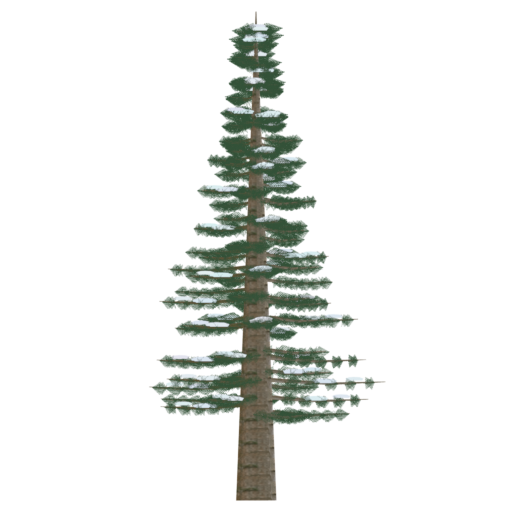
#> input picture art_source/blender/pc_environment/bake_pc_fir_1_lod0_1.png, 512 x 512 px, given in place of summit_clear_day_0.png, which was not available
$ python report_offmap.py
#> lines starting #> are read from the running program, lines starting #| are printed output that depends on the picture; pictures that were not available may be replaced by others from this repository, and a replacement may not be noted
"""Build a local before/after gallery and collect measured off-map evidence."""
import json
import hashlib
from pathlib import Path
from html import escape
from PIL import Image, ImageDraw

ROOT = Path(__file__).resolve().parents[1]
OUT = ROOT / "artifacts/offmap_v2"
NATIVE = ROOT / "artifacts/pc_environment"
BEFORE = NATIVE / "offmap_v2_before"
AFTER = NATIVE / "offmap_v2_final"


def read(path):
    return json.loads(path.read_text(encoding="utf-8-sig")) if path.exists() else None


# [65 lines left out: functions audit, compare_descents, provenance, not called in this run]


def main():
    OUT.mkdir(parents=True, exist_ok=True)
    views = sorted(p.name for p in AFTER.glob("*.png") if (BEFORE / p.name).exists())
    selected = ["summit_clear_day_0.png", "summit_clear_day_3.png", "descent_clear_day_1250_chase.png"]
    board = Image.new("RGB", (1920, 3 * 580), "#172431")
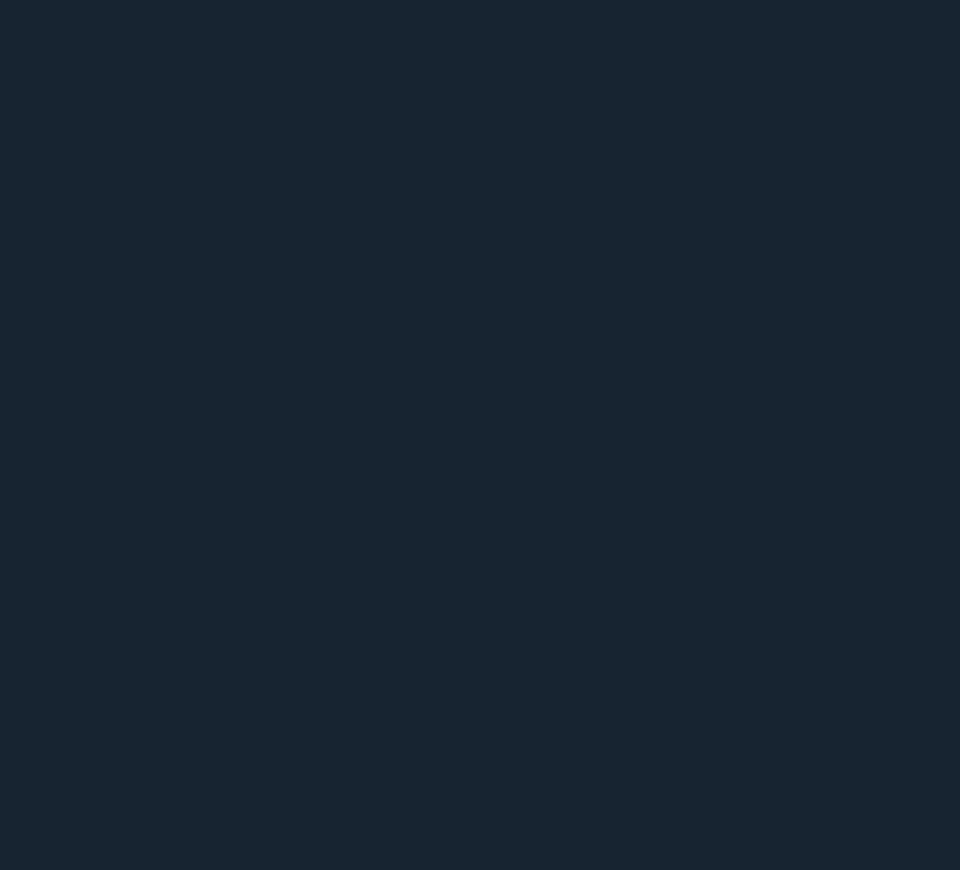
#> board: PIL image 1920x1740 RGB (shown at 1/2 size); mean R, G, B 23, 36, 49
    draw = ImageDraw.Draw(board)
    for row, name in enumerate(selected):
        for col, folder in enumerate([BEFORE, AFTER]):
            with Image.open(folder / name) as source:
#> source is the input picture: PIL image 512x512 RGBA; mean R, G, B, A 14, 17, 13.6, 33.2
                picture = source.convert("RGB").resize((960, 540), Image.Resampling.LANCZOS)
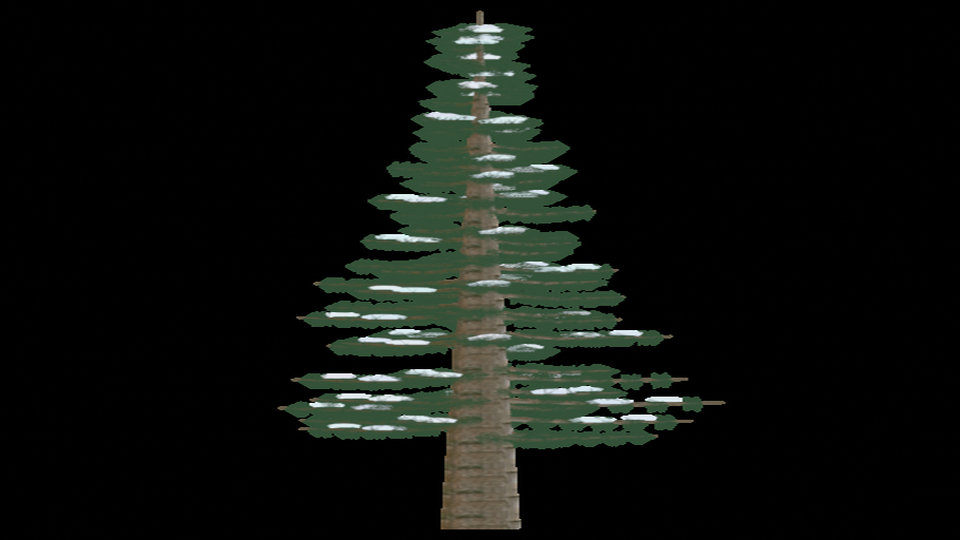
#> picture: PIL image 960x540 RGB; mean R, G, B 14.1, 17.1, 13.6
            board.paste(picture, (col * 960, row * 580 + 40))
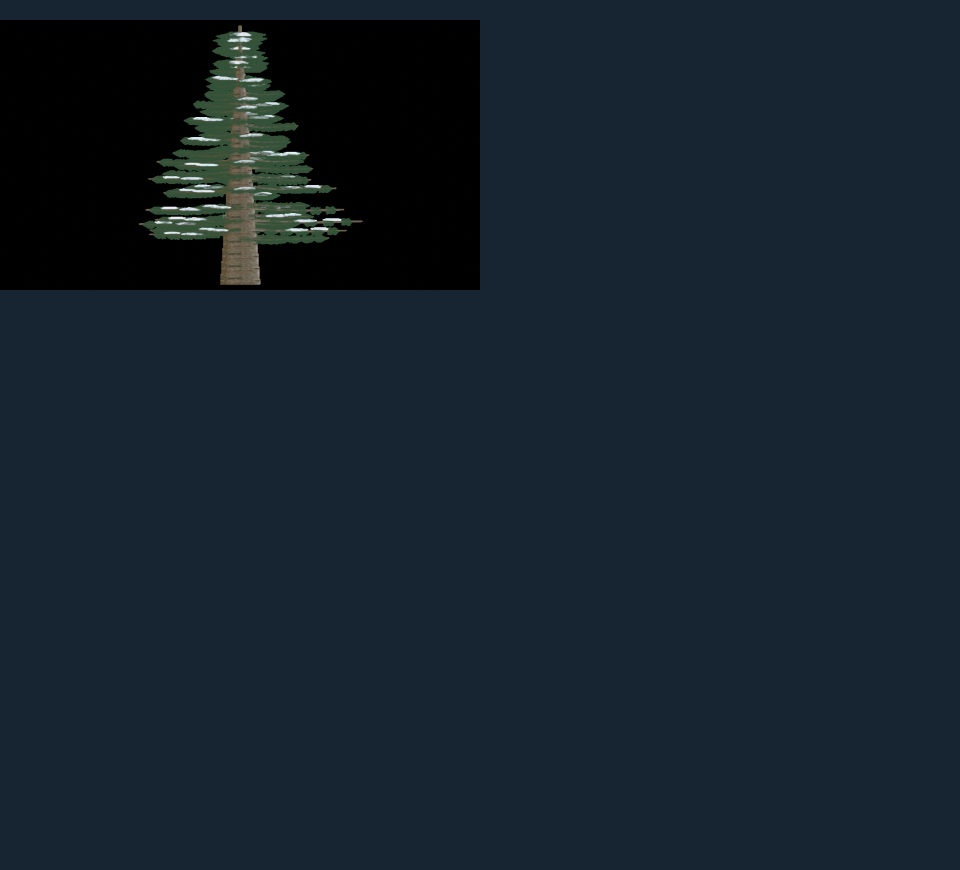
#> board: PIL image 1920x1740 RGB (shown at 1/2 size); mean R, G, B 21.6, 33.1, 43.5
            draw.text((col * 960 + 16, row * 580 + 12), ("Before" if col == 0 else "After") + " - " + name.removesuffix(".png"), fill="white")
#> pass 2 of the loop in main, `for row, name in enumerate(selected):`:
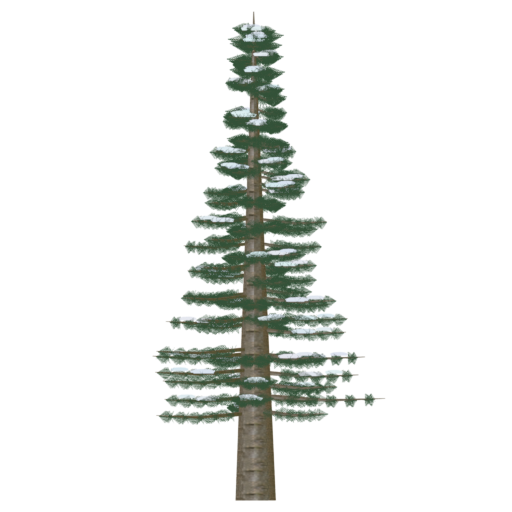
#> input picture art_source/blender/pc_environment/bake_pc_fir_1_lod0_3.png, 512 x 512 px, given in place of summit_clear_day_3.png, which was not available
#> in main, source is the input picture: PIL image 512x512 RGBA; mean R, G, B, A 13.7, 16.8, 13.3, 32.7
#> in main, `picture = source.convert("RGB").resize((960, 540), Image.Resampling.LA..`:
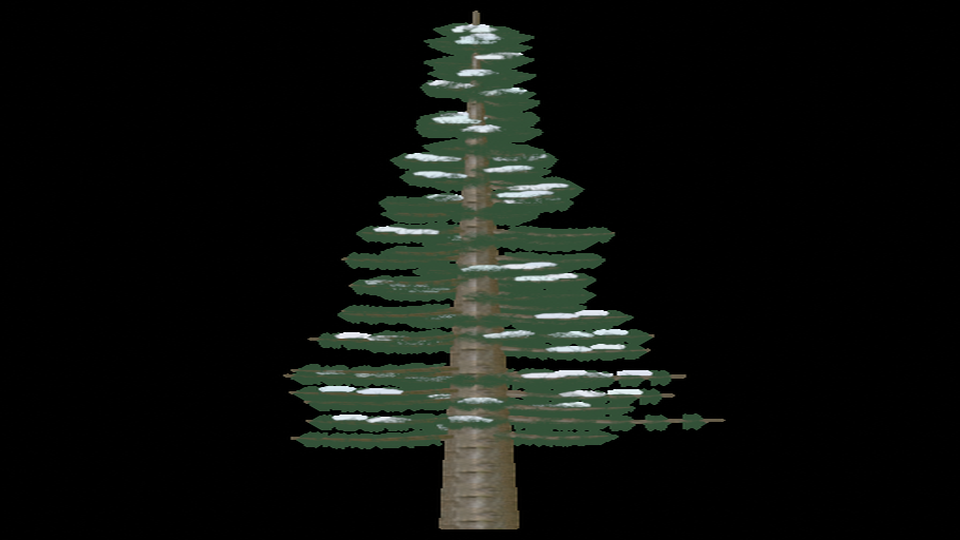
#> picture: PIL image 960x540 RGB; mean R, G, B 13.8, 16.9, 13.4
#> in main, `board.paste(picture, (col * 960, row * 580 + 40))`:
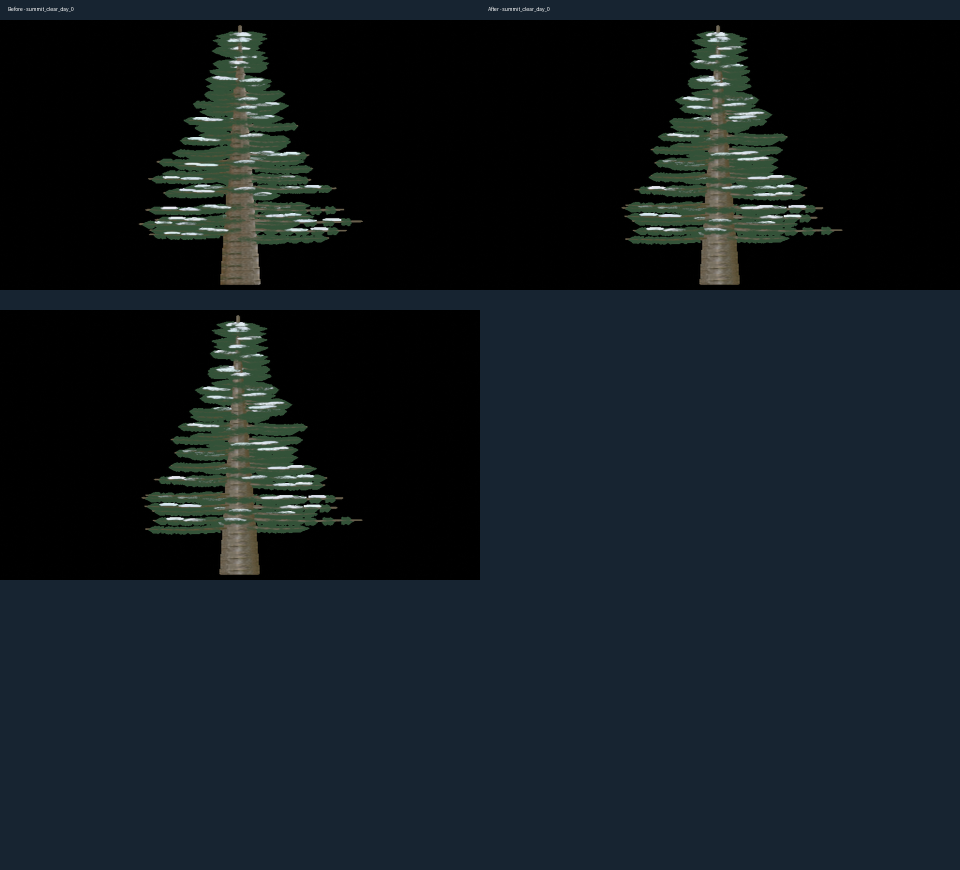
#> board: PIL image 1920x1740 RGB (shown at 1/2 size); mean R, G, B 18.8, 27.2, 32.5
    board.save(OUT / "comparison.jpg", quality=95)
    abba = read(NATIVE / "offmap_v2_abba_final/comparison.json")
    paired = read(NATIVE / "offmap_v2_descents/paired.json")
    suites = read(OUT / "regressions.json")
    comparisons = compare_descents(paired)
    summary = {"abba": abba, "descents": paired, "descent_budgets": comparisons,
               "audits": {name: audit(NATIVE / folder) for name, folder in [("abba", "offmap_v2_abba_final"), ("descents", "offmap_v2_descents")]},
               "regressions": suites, "matched_captures": len(views), "user_skiing_acceptance": "pending"}
    summary["provenance"] = provenance()
    summary["rendered_review"] = read(OUT / "visual_review.json")
    cards = []
    for name in views:
        cards.append(f'<section><h2>{escape(name.removesuffix(".png"))}</h2><div class="pair">' + "".join(f'<figure><figcaption>{label}</figcaption><a href="../pc_environment/{folder}/{name}"><img loading="lazy" src="../pc_environment/{folder}/{name}"></a></figure>' for label, folder in [("Before", BEFORE.name), ("After", AFTER.name)]) + '</div></section>')
    motion = NATIVE / "offmap_v2_motion"
    motion_cards = []
    manifest = read(motion / "motion.json") or {"clips": [], "frames_per_clip": 0}
    summary["motion"] = manifest
    qa_pages = {}
    for clip_index, condition in enumerate(label.removesuffix("_baseline") for label in manifest["clips"] if label.endswith("_baseline")):
        frames = []
        for index in range(manifest["frames_per_clip"]):
            frame = Image.new("RGB", (1280, 380), "#172431")
            d = ImageDraw.Draw(frame)
            for col, label in enumerate(["baseline", "upgraded"]):
                with Image.open(motion / f"{condition}_{label}_{index:03d}.jpg") as source:
                    frame.paste(source.resize((640, 360), Image.Resampling.LANCZOS), (640 * col, 20))
                d.text((640 * col + 10, 4), "Before" if col == 0 else "After", fill="white")
            frames.append(frame)
            keyframes = [0, manifest["frames_per_clip"] // 2, manifest["frames_per_clip"] - 1]
            if index in keyframes:
                page = qa_pages.setdefault(clip_index // 4, Image.new("RGB", (1920, 4 * 390), "#172431"))
                x, y = keyframes.index(index) * 640, (clip_index % 4) * 390
                page.paste(frame.crop((640, 20, 1280, 380)), (x, y + 30))
                ImageDraw.Draw(page).text((x + 8, y + 8), f"{condition} / frame {index}", fill="white")
        frames[0].save(OUT / f"motion_{condition}.webp", save_all=True, append_images=frames[1:], duration=100, loop=0, quality=80, method=4)
        motion_cards.append(f'<h2>{condition}</h2><img loading="lazy" src="motion_{condition}.webp"><p>Matched camera motion; capture overhead is excluded from performance results. <a href="../pc_environment/offmap_v2_motion/{condition}_upgraded_000.jpg">4K frame</a></p>')
    for page_index, page in qa_pages.items():
        page.save(OUT / f"qa_motion_{page_index}.jpg", quality=93)
    budget = abba["budget"] if abba else {}
    summary["acceptance"] = {
        "automated_pass": bool(suites) and all(row["exit"] == 0 and row["errors"] == 0 for row in suites),
        "relative_performance_pass": bool(budget.get("relative_pass")) and len(comparisons) == 2 and all(row["relative_pass"] and row["both_finished"] and row["matched_simulation"] for row in comparisons.values()),
        "absolute_frame_targets_pass": bool(budget.get("absolute_pass")) and len(comparisons) == 2 and all(row["absolute_pass"] for row in comparisons.values()),
        "isolated_stable_timing": all(row and not row["changed_sources"] and row["other_godot_samples"] == 0 for row in summary["audits"].values()),
        "rendered_evidence_complete": len(views) == 46 and len(manifest["clips"]) == 32 and manifest.get("actual_pixels") == [3840, 2160],
        "user_skiing": "pending",
    }
    html = '<!doctype html><meta charset="utf-8"><title>Alpine Apex - off-map scenery v2</title><style>body{margin:32px;background:#14212c;color:#e1e9ee;font:16px system-ui}h1{font-size:30px}.pair{display:grid;grid-template-columns:1fr 1fr;gap:16px}figure{margin:0}img{width:100%;height:auto}section{margin:40px 0}figcaption{margin-bottom:8px}pre{white-space:pre-wrap}a{color:#c9e4ff}</style>'
    html += '<h1>Alpine Apex - off-map scenery v2</h1><p>4K output / High / 75% FSR2 / 120 FPS cap / SDFGI off. Captures show appearance; benchmark timings exclude readback. User skiing acceptance remains pending.</p><p><a href="report.json">Complete measurements, memory audits and checks</a> · <a href="../../docs/RENDERING.md">Implementation and acceptance notes</a></p>'
    html += '<h2>Measured performance</h2><table cellpadding="10"><tr><th>Scenario / scenery</th><th>Median GPU ms</th><th>Median render CPU ms</th><th>p95 frame ms</th><th>p99 frame ms</th><th>Mean draw calls</th></tr>'
    rows = []
    if abba:
        for label, row in abba["pooled"].items():
            rows.append(("Six-view ABBA / " + label, row["gpu_ms"], row["cpu_ms"], row["frame_ms"], row["draw_calls"]))
    if paired:
        for row in paired["trials"]:
            rows.append((row["weather"] + " descent / " + ("baseline" if row["baseline"] else "upgraded"), row["render_gpu_ms"], row["render_cpu_ms"], row["frame_ms"], row["draw_calls"]))
    for label, gpu, cpu, frame, draws in rows:
        html += f'<tr><td>{escape(label)}</td><td>{gpu["median"]:.3f}</td><td>{cpu["median"]:.3f}</td><td>{frame["p95"]:.3f}</td><td>{frame["p99"]:.3f}</td><td>{draws["mean"]:.1f}</td></tr>'
    html += '</table><p>Allowance: at most +0.5 ms median GPU time and +5% p95/p99. Project targets: p95 ≤11.1 ms / p99 ≤16.7 ms.</p><pre>' + escape(json.dumps({"abba": budget, "descents": comparisons}, indent=2)) + '</pre>'
    html += '<p>Memory audits include both scenery versions resident for controlled switching. Full-descent physics/source identity and construction timings are in the complete measurements. Animated comparisons are camera tours, not human skiing acceptance.</p>'
    html += ''.join(motion_cards + cards)
    (OUT / "index.html").write_text(html, encoding="utf-8")
    (OUT / "report.json").write_text(json.dumps(summary, indent=2), encoding="utf-8")
    print(json.dumps({"matched_captures":len(views), "budget":budget, "report":str(OUT / "index.html")}))
    return 0 if all(summary["acceptance"][key] for key in ["automated_pass", "relative_performance_pass", "isolated_stable_timing", "rendered_evidence_complete"]) and all(summary["provenance"]["frozen_baseline_matches_original_hashes"].values()) else 1


if __name__ == "__main__":
#> (the run stopped early here; a loop or call above may not have finished)
